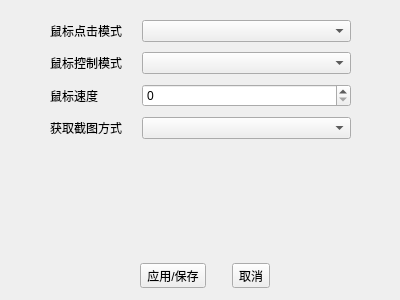
<?xml version="1.0" encoding="UTF-8"?>
<ui version="4.0">
 <class>SettingDialog</class>
 <widget class="QDialog" name="SettingDialog">
  <property name="geometry">
   <rect>
    <x>0</x>
    <y>0</y>
    <width>400</width>
    <height>300</height>
   </rect>
  </property>
  <property name="windowTitle">
   <string>设置</string>
  </property>
  <widget class="QWidget" name="horizontalLayoutWidget">
   <property name="geometry">
    <rect>
     <x>120</x>
     <y>260</y>
     <width>171</width>
     <height>31</height>
    </rect>
   </property>
   <layout class="QHBoxLayout" name="horizontalLayout">
    <item>
     <widget class="QToolButton" name="btnSave">
      <property name="text">
       <string>应用/保存</string>
      </property>
     </widget>
    </item>
    <item>
     <widget class="QToolButton" name="btnCancel">
      <property name="text">
       <string>取消</string>
      </property>
     </widget>
    </item>
   </layout>
  </widget>
  <widget class="QWidget" name="formLayoutWidget">
   <property name="geometry">
    <rect>
     <x>50</x>
     <y>20</y>
     <width>301</width>
     <height>211</height>
    </rect>
   </property>
   <layout class="QFormLayout" name="formLayout">
    <property name="horizontalSpacing">
     <number>20</number>
    </property>
    <property name="verticalSpacing">
     <number>10</number>
    </property>
    <item row="1" column="0">
     <widget class="QLabel" name="label">
      <property name="text">
       <string>鼠标控制模式</string>
      </property>
     </widget>
    </item>
    <item row="1" column="1">
     <widget class="QComboBox" name="mouseControlMode"/>
    </item>
    <item row="3" column="0">
     <widget class="QLabel" name="label_2">
      <property name="text">
       <string>获取截图方式</string>
      </property>
     </widget>
    </item>
    <item row="3" column="1">
     <widget class="QComboBox" name="screenshotMode"/>
    </item>
    <item row="2" column="0">
     <widget class="QLabel" name="label_3">
      <property name="text">
       <string>鼠标速度</string>
      </property>
     </widget>
    </item>
    <item row="2" column="1">
     <widget class="QSpinBox" name="mouseSpeed">
      <property name="maximum">
       <number>10</number>
      </property>
     </widget>
    </item>
    <item row="0" column="0">
     <widget class="QLabel" name="label_4">
      <property name="text">
       <string>鼠标点击模式</string>
      </property>
     </widget>
    </item>
    <item row="0" column="1">
     <widget class="QComboBox" name="mouseClickMode"/>
    </item>
   </layout>
  </widget>
 </widget>
 <resources/>
 <connections/>
</ui>
